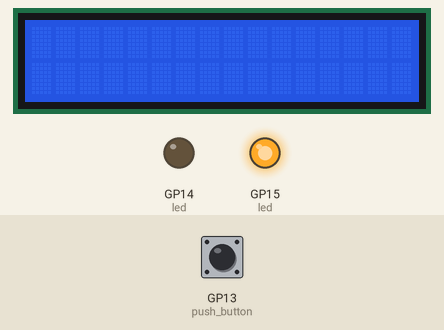
This program was run on a simulated Raspberry Pi Pico running MicroPython. Shown: 16×2 character LCD, output pins drawn as LEDs (lit = HIGH). The test bench sets the inputs (shaded band); at power-on: GP13 (push_button) LOW. Library files of the repository ran but are not shown: lcd_api.py, pico_i2c_lcd.py.

Above: at 1.2 s.
1.3 s: GP13 (push_button) pulled HIGH for 0.15 s
At 2.0 s:
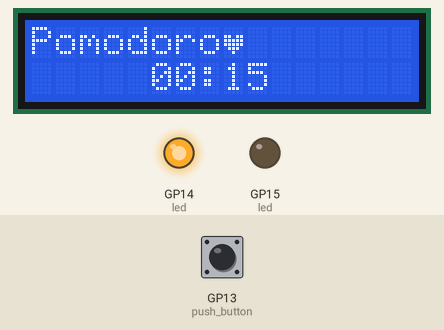
13.4 s: GP13 (push_button) pulled HIGH for 3.2 s
At 24.2 s:
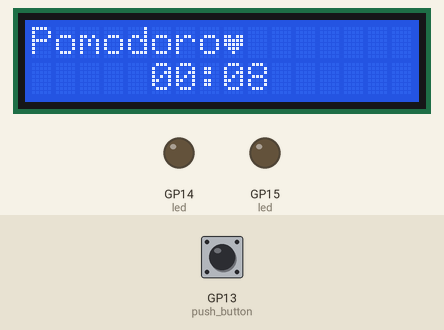
Timing chart, 0 to 25.6 s (numbered marks = the images above; inputs shaded):
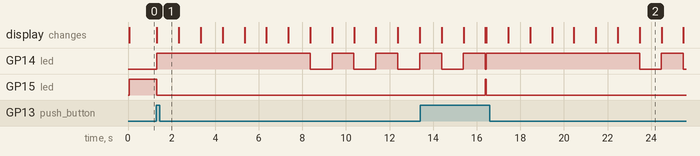

The program:

main.py
```python
#!
# import the time module
from machine import Pin
import time
import json
import math
import utime
import machine
from machine import I2C
from lcd_api import LcdApi
from pico_i2c_lcd import I2cLcd

push_button = Pin(13, Pin.IN)

# Opening JSON file
config_file = open('configs.json')
# Load configs
configs = json.load(config_file)

# LCD CONFIGS
I2C_ADDR     = 0x27
I2C_NUM_ROWS = 2
I2C_NUM_COLS = 16
i2c = I2C(0, sda=machine.Pin(0), scl=machine.Pin(1), freq=400000)
lcd = I2cLcd(i2c, I2C_ADDR, I2C_NUM_ROWS, I2C_NUM_COLS)

# Heart
heart = bytearray([0x00,0x00,0x1B,0x1F,0x1F,0x0E,0x04,0x00])

# Add custom char
lcd.custom_char(0, heart)

# Clear Lcd
lcd.clear()

def red_lights(status):
    led = Pin(14, Pin.OUT)
    if status == 1:
        led.value(1)
        return
    else:
        led.value(0)


def green_lights(status):
    led = Pin(15, Pin.OUT)
    if status == 1:
        led.value(1)
        return
    else:
        led.value(0)

while True:
    red_lights(0)
    green_lights(1)
    if push_button.value():
        lcd.clear()
        # t = 25*60
        t = configs['timer']
        blink = configs['blink']
        start_message = configs['start_message']
        end_message = configs['end_message']
        lcd.putstr(start_message + chr(0))
        if t:
            # Turn On RED LIGHTS
            green_lights(0)
            red_lights(1)

        while t:
            if t < blink:
                red_lights(t % 2)
            mins, secs = divmod(t, 60)
            timer = '{:02d}:{:02d}'.format(mins, secs)
            lcd.move_to(5,1)
            lcd.putstr(timer)
            time.sleep(1)
            t -= 1

        # Turn On GREEN LIGHTS
        red_lights(0)
        green_lights(1)
        lcd.clear()
        lcd.putstr(end_message)
```

Measured:
- after the input at 1.3 s, GP14 (led): LOW → HIGH at once, then repeats every 2.0 s: LOW 1.0 s, HIGH 1.0 s; GP15 (led): HIGH → LOW at once; the display: changes at once (image 1)
- what the display in image 2 shows lasts 1.0 s, from 23.5 s to 24.5 s
